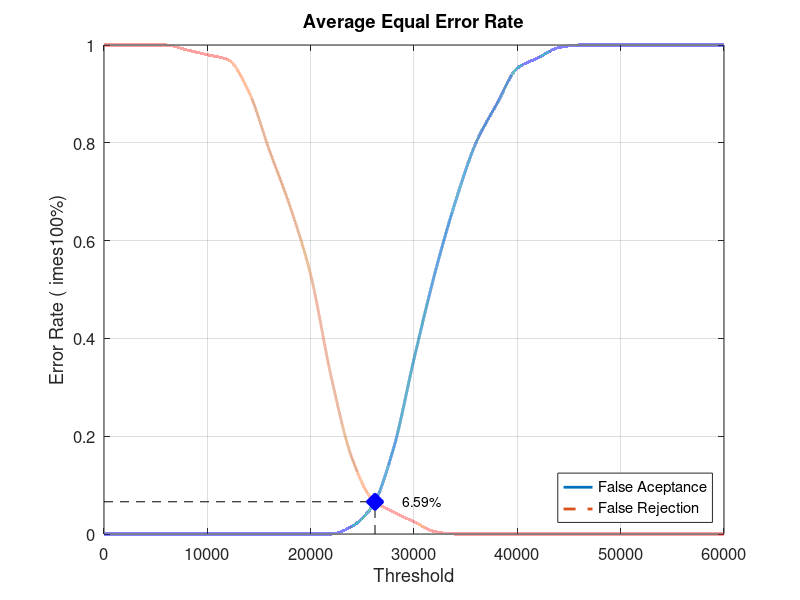
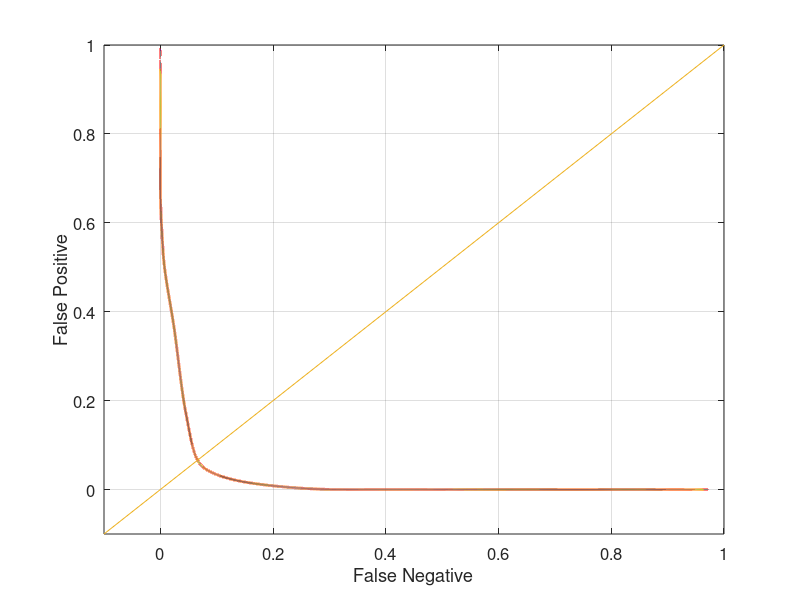

The MATLAB source for these figures, in order:
close all;
clear;
clc;
x = 0:2000:60000;
xq = 0:0.5:60000;

y0 = [0 0 0 0 0 0 0 0 0 0 0 0 0.0157895 0.0578947 0.173684 0.357895 0.531579 0.678947 0.8 0.878947 0.952632 0.973684 0.994737 1 1 1 1 1 1 1 1]
yy0 = interp1(x, y0, xq, 'pchip');
y1 = [1 1 1 1 0.99 0.98 0.97 0.905 0.785 0.67 0.53 0.32 0.155 0.07 0.045 0.025 0.005 0 0 0 0 0 0 0 0 0 0 0 0 0 0]
yy1 = interp1(x, y1, xq, 'pchip');

% Calculating EER: 
y2 = abs(y0 - y1);
find(y2 == min(y2))
yy2 = abs(yy0 - yy1);
xEER = find(yy2 == min(yy2));
xEERIndex = xq(xEER) % X-axis EER
yEER = yy0(xEER) % Y-axis EER

main = figure
plot(xq, yy0,'-','LineWidth', 2);	hold on
plot(xq, yy1,'--','LineWidth', 2);	hold on
plot([xEERIndex xEERIndex], [0 yEER], 'k--');	hold on
plot([0 xEERIndex], [yEER yEER], 'k--');	hold on
plot(xEERIndex, yEER, 'bx', 'LineWidth', 10);	hold on
text(xEERIndex + 10 * xEERIndex / 100, yEER, [num2str(round((10000 * yEER)) / 100) '%'])
legend('False Aceptance', 'False Rejection', 'Location', 'SouthEast')
xlabel('Threshold')
ylabel('Error Rate (	imes100%)')
title('Average Equal Error Rate')
set(gca, 'FontSize', 12)
axis([0 60000 0 1])
grid on

print(main, 'Database2_2Main', '-dpng');
FNRxFPR = figure('Color', [1 1 1]);
plot(yy1, yy0, '-', yy1, yy0, 'LineWidth', 2);
hold on
y = -0.1:0.1:1
plot(y, y); 
set(gca, 'FontSize', 12)
xlabel('False Negative')
ylabel('False Positive')
axis([-0.1 1 -0.1 1])
set(gca, 'FontSize', 12)
grid on

print(FNRxFPR, 'Database2_2FNRxFPR','-dpng');
